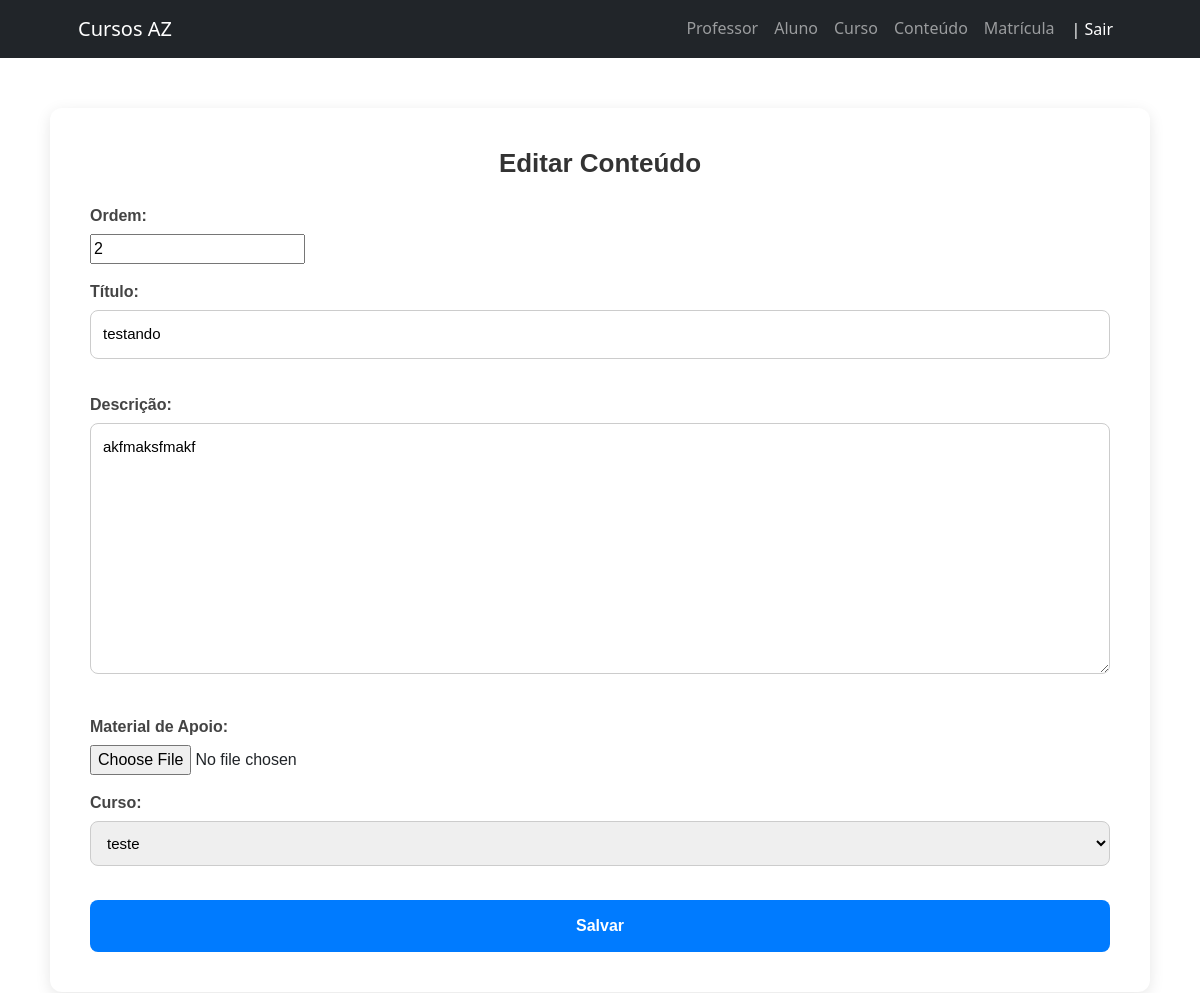
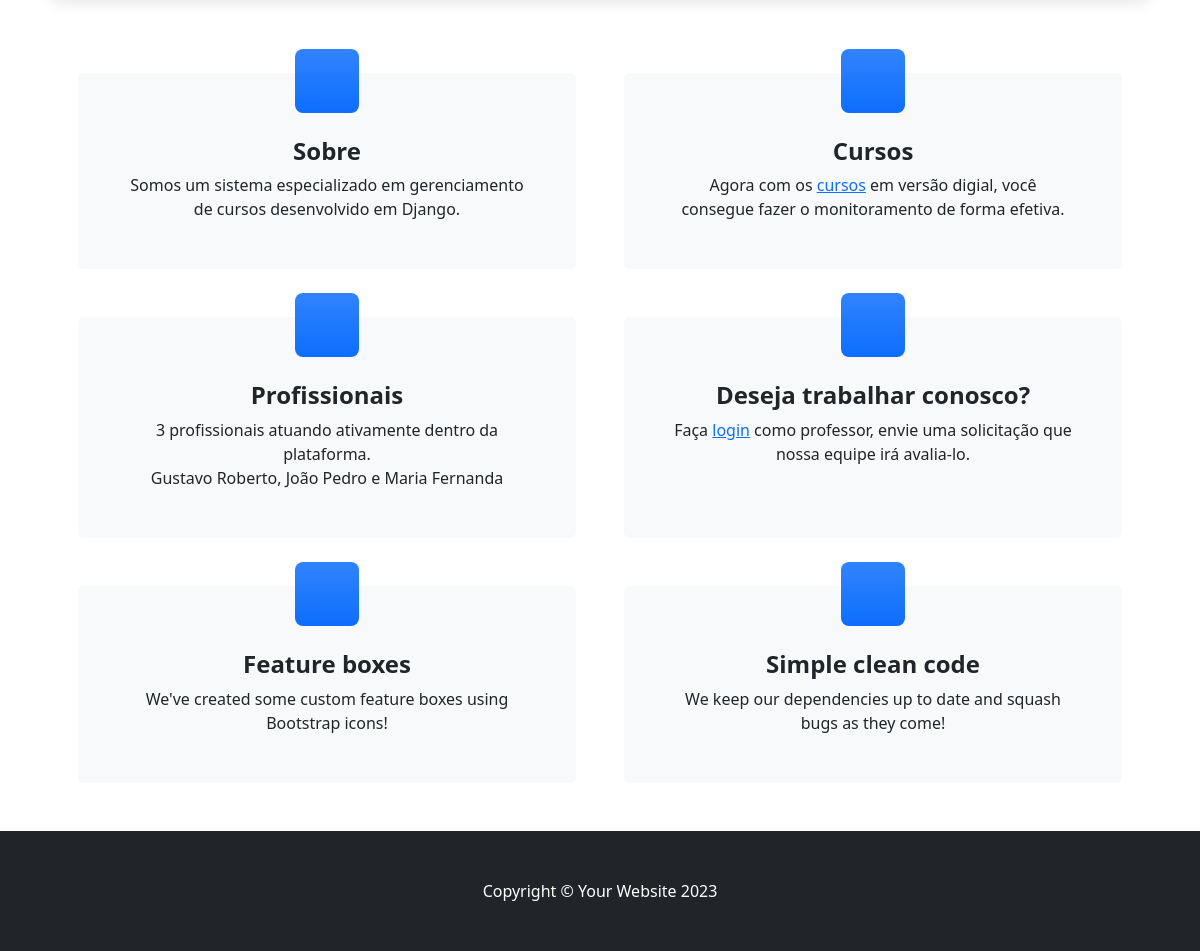
/conteudo/editar/1/ (signed in), run on the app's committed database (2 pictures, top to bottom).
### conteudo/models.py (models this page shows, shortened)
class Conteudo(models.Model):
    ordem = models.PositiveIntegerField()
    titulo = models.CharField(max_length=255)
    desc = models.TextField(verbose_name="Descrição")
    m_apoio = models.BinaryField(blank=True, null=True, verbose_name="Material de Apoio", editable=True)  # BLOB
    curso = models.ForeignKey(Curso, on_delete=models.CASCADE)
    class Meta:
        ordering = ['curso', 'ordem']
        verbose_name = "Conteúdo"
        verbose_name_plural = "Conteúdos"

### conteudo/views.py (the view)
# urls.py: path('conteudo/editar/<int:pk>/', views_conteudo.edit, name="edit-conteudo"),
@login_required
@permission_required('conteudo.change_conteudo', raise_exception=True)
def edit(request, pk):
    conteudo = get_object_or_404(Conteudo, pk=pk)
    if request.method == "POST":
        form = ConteudoForm(request.POST, request.FILES, instance=conteudo)
        if form.is_valid():
            conteudo = form.save(commit=False)
            if "m_apoio" in request.FILES:
                conteudo.m_apoio = request.FILES["m_apoio"].read()
            conteudo.save()
            return redirect("index-conteudo")
    else:
        form = ConteudoForm(instance=conteudo)
    return render(request, "conteudo/edit.html", {"form": form})

### conteudo/forms.py
class ConteudoForm(forms.ModelForm):
    ordem = forms.IntegerField(label="Ordem", min_value=1)
    titulo = forms.CharField(max_length=255, label="Título")
    desc = forms.CharField(widget=forms.Textarea, label="Descrição")
    m_apoio = forms.FileField(label="Material de Apoio", required=False)
    curso = forms.ModelChoiceField(
        queryset=Curso.objects.all(),
        empty_label="Selecione um curso",
        label="Curso"
    )
    class Meta:
        model = Conteudo
        fields = ['ordem', 'titulo', 'desc', 'm_apoio', 'curso']

### cursos/models.py (called while the page is built)
    def __str__(self):
        return self.nome

### templates/conteudo/edit.html (shortened to what this page needs)
{% extends "_base.html" %}
{% block content %}
<div class="form-container">
    <h1>Editar Conteúdo</h1>
    <form method="post">
        {{ form.as_p }}
        <button type="submit">Salvar</button>
    </form>
</div>
{% endblock %}

### templates/conteudo/edit.html (style rules this page uses)
.form-container { max-width: 1100px; margin: 50px auto; padding: 40px; background: #fff; border-radius: 12px; box-shadow: 0 4px 15px rgba(0,0,0,0.1); font-family: Arial, sans-serif; }
.form-container h1 { font-size: 26px; font-weight: bold; text-align: center; margin-bottom: 25px; color: #333; }
.form-container label { display: block; font-weight: bold; margin-bottom: 6px; color: #444; }
.form-container input[type="text"], .form-container input[type="password"], .form-container textarea, .form-container input[type="email"], .form-container select { width: 100%; padding: 12px; margin-bottom: 18px; border: 1px solid #ccc; border-radius: 8px; font-size: 15px; transition: 0.3s; }
.form-container button { width: 100%; padding: 14px; font-size: 16px; font-weight: bold; border-radius: 8px; border: none; background: #007bff; color: white; cursor: pointer; transition: 0.3s; }

### data on the page
Conteudo: ordem "2", titulo "testando", desc "akfmaksfmakf", curso "teste"
